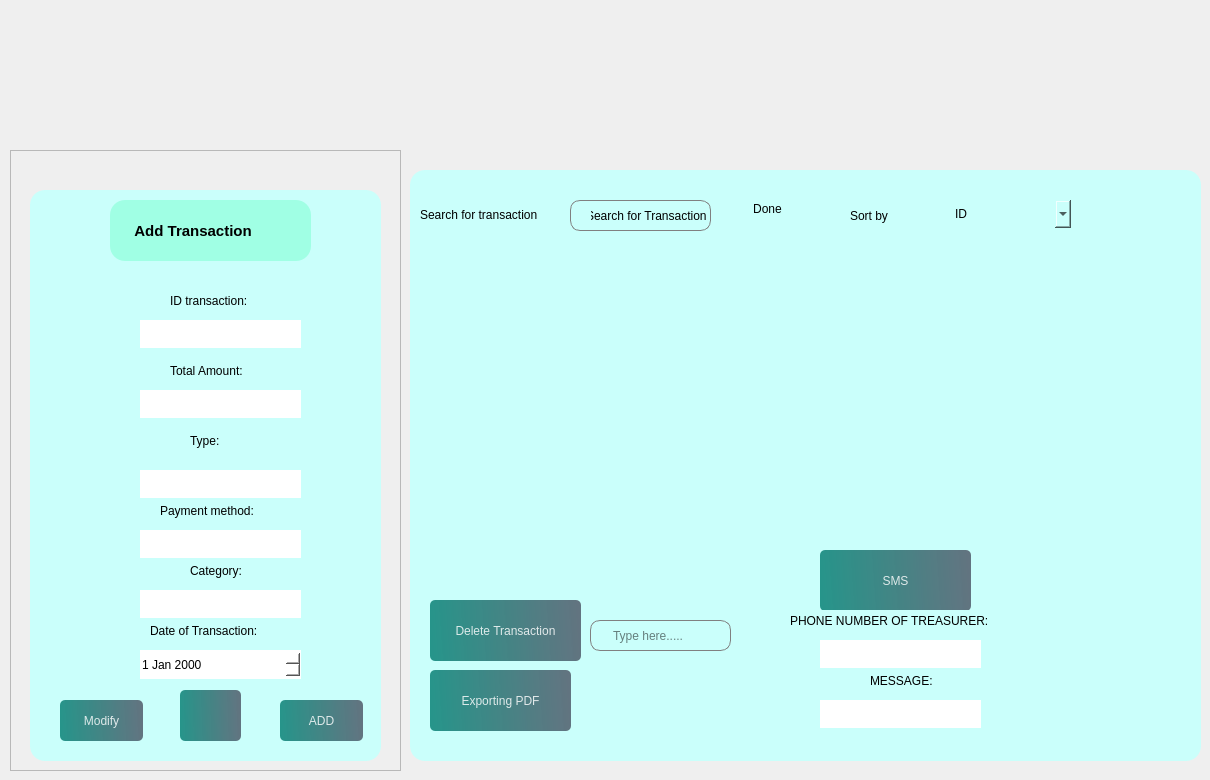
            <widget class="QWidget" name="a2">
             <widget class="QFrame" name="frame_14">
              <property name="geometry">
               <rect>
                <x>10</x>
                <y>150</y>
                <width>391</width>
                <height>621</height>
               </rect>
              </property>
              <property name="frameShape">
               <enum>QFrame::StyledPanel</enum>
              </property>
              <property name="frameShadow">
               <enum>QFrame::Raised</enum>
              </property>
              <widget class="QFrame" name="frame_15">
               <property name="geometry">
                <rect>
                 <x>20</x>
                 <y>40</y>
                 <width>351</width>
                 <height>571</height>
                </rect>
               </property>
               <property name="styleSheet">
                <string notr="true">
background-color: rgb(202, 255, 251);
border-radius:15px;
</string>
               </property>
               <property name="frameShape">
                <enum>QFrame::StyledPanel</enum>
               </property>
               <property name="frameShadow">
                <enum>QFrame::Raised</enum>
               </property>
               <widget class="QPushButton" name="add_transaction">
                <property name="geometry">
                 <rect>
                  <x>250</x>
                  <y>510</y>
                  <width>83</width>
                  <height>41</height>
                 </rect>
                </property>
                <property name="styleSheet">
                 <string notr="true">
#pushButton_21{
color: rgb(0, 0, 0);
}
QPushButton, #pushButton_29{
	background-color: qlineargradient(spread:pad, x1:0, y1:0.505682, x2:1, y2:0.477, stop:0 rgba(11, 131, 120, 219), stop:1 rgba(85, 98, 112, 226));
	color:rgba(255, 255, 255, 210);
	border-radius:5px;
}

QPushButton#pushButton_29:hover{
	background-color: qlineargradient(spread:pad, x1:0, y1:0.505682, x2:1, y2:0.477, stop:0 rgba(150, 123, 111, 219), stop:1 rgba(85, 81, 84, 226));
}

QPushButton#pushButton_29:pressed{
	padding-left:5px;
	padding-top:5px;
	background-color:rgba(150, 123, 111, 255);
}
</string>
                </property>
                <property name="text">
                 <string>ADD</string>
                </property>
                <property name="checkable">
                 <bool>true</bool>
                </property>
               </widget>
               <widget class="QLabel" name="label_29">
                <property name="geometry">
                 <rect>
                  <x>140</x>
                  <y>170</y>
                  <width>101</width>
                  <height>21</height>
                 </rect>
                </property>
                <property name="styleSheet">
                 <string notr="true">color: rgb(0, 0, 0);</string>
                </property>
                <property name="text">
                 <string>Total Amount:</string>
                </property>
               </widget>
               <widget class="QLabel" name="label_33">
                <property name="geometry">
                 <rect>
                  <x>160</x>
                  <y>240</y>
                  <width>91</width>
                  <height>21</height>
                 </rect>
                </property>
                <property name="styleSheet">
                 <string notr="true">color: rgb(0, 0, 0);</string>
                </property>
                <property name="text">
                 <string>Type:</string>
                </property>
               </widget>
               <widget class="QLabel" name="label_36">
                <property name="geometry">
                 <rect>
                  <x>130</x>
                  <y>310</y>
                  <width>121</width>
                  <height>21</height>
                 </rect>
                </property>
                <property name="styleSheet">
                 <string notr="true">color: rgb(0, 0, 0);</string>
                </property>
                <property name="text">
                 <string>Payment method:</string>
                </property>
               </widget>
               <widget class="QLabel" name="label_37">
                <property name="geometry">
                 <rect>
                  <x>160</x>
                  <y>370</y>
                  <width>91</width>
                  <height>21</height>
                 </rect>
                </property>
                <property name="styleSheet">
                 <string notr="true">color: rgb(0, 0, 0);</string>
                </property>
                <property name="text">
                 <string>Category:</string>
                </property>
               </widget>
               <widget class="QPushButton" name="pushButton_23">
                <property name="geometry">
                 <rect>
                  <x>150</x>
                  <y>500</y>
                  <width>61</width>
                  <height>51</height>
                 </rect>
                </property>
                <property name="styleSheet">
                 <string notr="true">
#pushButton_20{
color: rgb(0, 0, 0);
}
QPushButton, #pushButton_20{
	background-color: qlineargradient(spread:pad, x1:0, y1:0.505682, x2:1, y2:0.477, stop:0 rgba(11, 131, 120, 219), stop:1 rgba(85, 98, 112, 226));
	color:rgba(255, 255, 255, 210);
	border-radius:5px;
}

QPushButton#pushButton_20:hover{
	background-color: qlineargradient(spread:pad, x1:0, y1:0.505682, x2:1, y2:0.477, stop:0 rgba(150, 123, 111, 219), stop:1 rgba(85, 81, 84, 226));
}

QPushButton#pushButton_20:pressed{
	padding-left:5px;
	padding-top:5px;
	background-color:rgba(150, 123, 111, 255);
}
</string>
                </property>
                <property name="text">
                 <string/>
                </property>
                <property name="icon">
                 <iconset resource="resource.qrc">
                  <normaloff>:/img/img/trash-2.svg</normaloff>:/img/img/trash-2.svg</iconset>
                </property>
               </widget>
               <widget class="QLineEdit" name="lineEdit_totamount">
                <property name="geometry">
                 <rect>
                  <x>110</x>
                  <y>200</y>
                  <width>161</width>
                  <height>28</height>
                 </rect>
                </property>
                <property name="styleSheet">
                 <string notr="true">background-color: rgb(255, 255, 255);
color: rgb(0, 0, 0);</string>
                </property>
               </widget>
               <widget class="QLineEdit" name="lineEdit_payment">
                <property name="geometry">
                 <rect>
                  <x>110</x>
                  <y>340</y>
                  <width>161</width>
                  <height>28</height>
                 </rect>
                </property>
                <property name="styleSheet">
                 <string notr="true">background-color: rgb(255, 255, 255);
color: rgb(0, 0, 0);</string>
                </property>
               </widget>
               <widget class="QLineEdit" name="lineEdit_category">
                <property name="geometry">
                 <rect>
                  <x>110</x>
                  <y>400</y>
                  <width>161</width>
                  <height>28</height>
                 </rect>
                </property>
                <property name="styleSheet">
                 <string notr="true">background-color: rgb(255, 255, 255);
color: rgb(0, 0, 0);</string>
                </property>
               </widget>
               <widget class="QDateEdit" name="dateEdit_date">
                <property name="geometry">
                 <rect>
                  <x>110</x>
                  <y>460</y>
                  <width>161</width>
                  <height>29</height>
                 </rect>
                </property>
                <property name="styleSheet">
                 <string notr="true">color: rgb(0, 0, 0);
background-color: rgb(255, 255, 255);</string>
                </property>
               </widget>
               <widget class="QLabel" name="label_38">
                <property name="geometry">
                 <rect>
                  <x>120</x>
                  <y>430</y>
                  <width>141</width>
                  <height>21</height>
                 </rect>
                </property>
                <property name="styleSheet">
                 <string notr="true">color: rgb(0, 0, 0);</string>
                </property>
                <property name="text">
                 <string>Date of Transaction:</string>
                </property>
               </widget>
               <widget class="QLabel" name="label_24">
                <property name="geometry">
                 <rect>
                  <x>80</x>
                  <y>10</y>
                  <width>201</width>
                  <height>61</height>
                 </rect>
                </property>
                <property name="font">
                 <font>
                  <pointsize>11</pointsize>
                  <bold>true</bold>
                 </font>
                </property>
                <property name="styleSheet">
                 <string notr="true">color: rgb(0, 0, 0);
background-color: rgb(160, 255, 228);</string>
                </property>
                <property name="text">
                 <string>      Add Transaction </string>
                </property>
               </widget>
               <widget class="QPushButton" name="modif_trans">
                <property name="geometry">
                 <rect>
                  <x>30</x>
                  <y>510</y>
                  <width>83</width>
                  <height>41</height>
                 </rect>
                </property>
                <property name="styleSheet">
                 <string notr="true">
#pushButton_21{
color: rgb(0, 0, 0);
}
QPushButton, #pushButton_29{
	background-color: qlineargradient(spread:pad, x1:0, y1:0.505682, x2:1, y2:0.477, stop:0 rgba(11, 131, 120, 219), stop:1 rgba(85, 98, 112, 226));
	color:rgba(255, 255, 255, 210);
	border-radius:5px;
}

QPushButton#pushButton_29:hover{
	background-color: qlineargradient(spread:pad, x1:0, y1:0.505682, x2:1, y2:0.477, stop:0 rgba(150, 123, 111, 219), stop:1 rgba(85, 81, 84, 226));
}

QPushButton#pushButton_29:pressed{
	padding-left:5px;
	padding-top:5px;
	background-color:rgba(150, 123, 111, 255);
}
</string>
                </property>
                <property name="text">
                 <string>Modify</string>
                </property>
                <property name="checkable">
                 <bool>true</bool>
                </property>
               </widget>
               <widget class="QLineEdit" name="lineEdit_idtrans">
                <property name="geometry">
                 <rect>
                  <x>110</x>
                  <y>130</y>
                  <width>161</width>
                  <height>28</height>
                 </rect>
                </property>
                <property name="styleSheet">
                 <string notr="true">background-color: rgb(255, 255, 255);
color: rgb(0, 0, 0);</string>
                </property>
               </widget>
               <widget class="QLabel" name="label_63">
                <property name="geometry">
                 <rect>
                  <x>140</x>
                  <y>100</y>
                  <width>101</width>
                  <height>21</height>
                 </rect>
                </property>
                <property name="styleSheet">
                 <string notr="true">color: rgb(0, 0, 0);</string>
                </property>
                <property name="text">
                 <string>ID transaction:</string>
                </property>
               </widget>
               <widget class="QLineEdit" name="lineEdit_type">
                <property name="geometry">
                 <rect>
                  <x>110</x>
                  <y>280</y>
                  <width>161</width>
                  <height>28</height>
                 </rect>
                </property>
                <property name="styleSheet">
                 <string notr="true">background-color: rgb(255, 255, 255);
color: rgb(0, 0, 0);</string>
                </property>
               </widget>
              </widget>
             </widget>
             <widget class="QFrame" name="frame_16">
              <property name="geometry">
               <rect>
                <x>410</x>
                <y>170</y>
                <width>791</width>
                <height>591</height>
               </rect>
              </property>
              <property name="styleSheet">
               <string notr="true">
background-color: rgb(202, 255, 251);
border-radius:15px;
</string>
              </property>
              <property name="frameShape">
               <enum>QFrame::StyledPanel</enum>
              </property>
              <property name="frameShadow">
               <enum>QFrame::Raised</enum>
              </property>
              <widget class="QLabel" name="label_32">
               <property name="geometry">
                <rect>
                 <x>440</x>
                 <y>30</y>
                 <width>131</width>
                 <height>31</height>
                </rect>
               </property>
               <property name="styleSheet">
                <string notr="true">color: rgb(0, 0, 0);</string>
               </property>
               <property name="text">
                <string>Sort by</string>
               </property>
              </widget>
              <widget class="QLabel" name="label_31">
               <property name="geometry">
                <rect>
                 <x>10</x>
                 <y>29</y>
                 <width>151</width>
                 <height>31</height>
                </rect>
               </property>
               <property name="styleSheet">
                <string notr="true">color: rgb(0, 0, 0);</string>
               </property>
               <property name="text">
                <string>Search for transaction</string>
               </property>
              </widget>
              <widget class="QComboBox" name="comboBox_triertrans">
               <property name="geometry">
                <rect>
                 <x>540</x>
                 <y>30</y>
                 <width>121</width>
                 <height>28</height>
                </rect>
               </property>
               <property name="styleSheet">
                <string notr="true">color: rgb(0, 0, 0);</string>
               </property>
               <item>
                <property name="text">
                 <string>ID</string>
                </property>
               </item>
               <item>
                <property name="text">
                 <string>Total Amount</string>
                </property>
               </item>
               <item>
                <property name="text">
                 <string>Date transaction</string>
                </property>
               </item>
              </widget>
              <widget class="QPushButton" name="pushButton_donesearch">
               <property name="geometry">
                <rect>
                 <x>322</x>
                 <y>18</y>
                 <width>71</width>
                 <height>41</height>
                </rect>
               </property>
               <property name="styleSheet">
                <string notr="true">QPushButton, #pushButton_4 {
    background-color: qlineargradient(spread:pad, x1:0, y1:0.505682, x2:1, y2:0.477, 
        stop:0 rgba(11, 131, 120, 219), stop:1 rgba(85, 98, 112, 226));
    color: rgba(255, 255, 255, 210);
    border-radius: 5px;
    transition: background-color 0.3s ease-in-out; /* Transition effect */
}

QPushButton#pushButton_4:hover {
    background-color: qlineargradient(spread:pad, x1:0, y1:0.505682, x2:1, y2:0.477, 
        stop:0 rgba(150, 123, 111, 219), stop:1 rgba(85, 81, 84, 226));
}

QPushButton#pushButton_4:pressed {
    padding-left: 5px;
    padding-top: 5px;
    background-color: rgba(150, 123, 111, 255);
    transition: background-color 0.1s ease-out; /* Faster transition when pressed */
}



color: rgb(0, 0, 0);</string>
               </property>
               <property name="text">
                <string>Done</string>
               </property>
              </widget>
              <widget class="QLineEdit" name="edit_search">
               <property name="geometry">
                <rect>
                 <x>160</x>
                 <y>30</y>
                 <width>141</width>
                 <height>31</height>
                </rect>
               </property>
               <property name="minimumSize">
                <size>
                 <width>0</width>
                 <height>31</height>
                </size>
               </property>
               <property name="styleSheet">
                <string notr="true">QLineEdit{
	padding-left: 20px;
	border: 1px solid gray;	
	border-radius: 10px;
color: rgb(0, 0, 0);

}
</string>
               </property>
               <property name="text">
                <string>Search for Transaction</string>
               </property>
               <property name="placeholderText">
                <string>Type here.....</string>
               </property>
              </widget>
              <widget class="QLineEdit" name="edit_iddelete">
               <property name="geometry">
                <rect>
                 <x>180</x>
                 <y>450</y>
                 <width>141</width>
                 <height>31</height>
                </rect>
               </property>
               <property name="minimumSize">
                <size>
                 <width>0</width>
                 <height>31</height>
                </size>
               </property>
               <property name="styleSheet">
                <string notr="true">QLineEdit{
	padding-left: 20px;
	border: 1px solid gray;	
	border-radius: 10px;
color: rgb(0, 0, 0);

}
</string>
               </property>
               <property name="placeholderText">
                <string>Type here.....</string>
               </property>
              </widget>
              <widget class="QLabel" name="label_49">
               <property name="geometry">
                <rect>
                 <x>230</x>
                 <y>510</y>
                 <width>31</width>
                 <height>41</height>
                </rect>
               </property>
               <property name="text">
                <string/>
               </property>
               <property name="pixmap">
                <pixmap resource="resource.qrc">:/img/img/download.svg</pixmap>
               </property>
              </widget>
              <widget class="QPushButton" name="pushButton_delete">
               <property name="geometry">
                <rect>
                 <x>20</x>
                 <y>430</y>
                 <width>151</width>
                 <height>61</height>
                </rect>
               </property>
               <property name="styleSheet">
                <string notr="true">
#pushButton_21{
color: rgb(0, 0, 0);
}
QPushButton, #pushButton_21{
	background-color: qlineargradient(spread:pad, x1:0, y1:0.505682, x2:1, y2:0.477, stop:0 rgba(11, 131, 120, 219), stop:1 rgba(85, 98, 112, 226));
	color:rgba(255, 255, 255, 210);
	border-radius:5px;
}

QPushButton#pushButton_21:hover{
	background-color: qlineargradient(spread:pad, x1:0, y1:0.505682, x2:1, y2:0.477, stop:0 rgba(150, 123, 111, 219), stop:1 rgba(85, 81, 84, 226));
}

QPushButton#pushButton_21:pressed{
	padding-left:5px;
	padding-top:5px;
	background-color:rgba(150, 123, 111, 255);
}
</string>
               </property>
               <property name="text">
                <string>Delete Transaction</string>
               </property>
              </widget>
              <widget class="QPushButton" name="pushButton_exporterpdf">
               <property name="geometry">
                <rect>
                 <x>20</x>
                 <y>500</y>
                 <width>141</width>
                 <height>61</height>
                </rect>
               </property>
               <property name="styleSheet">
                <string notr="true">
#pushButton_21{
color: rgb(0, 0, 0);
}
QPushButton, #pushButton_29{
	background-color: qlineargradient(spread:pad, x1:0, y1:0.505682, x2:1, y2:0.477, stop:0 rgba(11, 131, 120, 219), stop:1 rgba(85, 98, 112, 226));
	color:rgba(255, 255, 255, 210);
	border-radius:5px;
}

QPushButton#pushButton_29:hover{
	background-color: qlineargradient(spread:pad, x1:0, y1:0.505682, x2:1, y2:0.477, stop:0 rgba(150, 123, 111, 219), stop:1 rgba(85, 81, 84, 226));
}

QPushButton#pushButton_29:pressed{
	padding-left:5px;
	padding-top:5px;
	background-color:rgba(150, 123, 111, 255);
}
</string>
               </property>
               <property name="text">
                <string>Exporting PDF</string>
               </property>
              </widget>
              <widget class="QTableView" name="tableView">
               <property name="geometry">
                <rect>
                 <x>25</x>
                 <y>91</y>
                 <width>681</width>
                 <height>281</height>
                </rect>
               </property>
               <property name="styleSheet">
                <string notr="true">color: rgb(0, 0, 0);
font: 700 italic 10pt &quot;Segoe UI&quot;;</string>
               </property>
              </widget>
              <widget class="QPushButton" name="pushButton_SMS">
               <property name="geometry">
                <rect>
                 <x>410</x>
                 <y>380</y>
                 <width>151</width>
                 <height>61</height>
                </rect>
               </property>
               <property name="styleSheet">
                <string notr="true">
#pushButton_21{
color: rgb(0, 0, 0);
}
QPushButton, #pushButton_21{
	background-color: qlineargradient(spread:pad, x1:0, y1:0.505682, x2:1, y2:0.477, stop:0 rgba(11, 131, 120, 219), stop:1 rgba(85, 98, 112, 226));
	color:rgba(255, 255, 255, 210);
	border-radius:5px;
}

QPushButton#pushButton_21:hover{
	background-color: qlineargradient(spread:pad, x1:0, y1:0.505682, x2:1, y2:0.477, stop:0 rgba(150, 123, 111, 219), stop:1 rgba(85, 81, 84, 226));
}

QPushButton#pushButton_21:pressed{
	padding-left:5px;
	padding-top:5px;
	background-color:rgba(150, 123, 111, 255);
}
</string>
               </property>
               <property name="text">
                <string>SMS</string>
               </property>
              </widget>
              <widget class="QLineEdit" name="lineEdit_category_2">
               <property name="geometry">
                <rect>
                 <x>410</x>
                 <y>470</y>
                 <width>161</width>
                 <height>28</height>
                </rect>
               </property>
               <property name="styleSheet">
                <string notr="true">background-color: rgb(255, 255, 255);
color: rgb(0, 0, 0);</string>
               </property>
              </widget>
              <widget class="QLineEdit" name="lineEdit_category_3">
               <property name="geometry">
                <rect>
                 <x>410</x>
                 <y>530</y>
                 <width>161</width>
                 <height>28</height>
                </rect>
               </property>
               <property name="styleSheet">
                <string notr="true">background-color: rgb(255, 255, 255);
color: rgb(0, 0, 0);</string>
               </property>
              </widget>
              <widget class="QLabel" name="label_76">
               <property name="geometry">
                <rect>
                 <x>380</x>
                 <y>440</y>
                 <width>221</width>
                 <height>21</height>
                </rect>
               </property>
               <property name="styleSheet">
                <string notr="true">color: rgb(0, 0, 0);</string>
               </property>
               <property name="text">
                <string>PHONE NUMBER OF TREASURER:</string>
               </property>
              </widget>
              <widget class="QLabel" name="label_77">
               <property name="geometry">
                <rect>
                 <x>460</x>
                 <y>500</y>
                 <width>91</width>
                 <height>21</height>
                </rect>
               </property>
               <property name="styleSheet">
                <string notr="true">color: rgb(0, 0, 0);</string>
               </property>
               <property name="text">
                <string>MESSAGE:</string>
               </property>
              </widget>
             </widget>
             <widget class="QLabel" name="pic1_4">
              <property name="geometry">
               <rect>
                <x>180</x>
                <y>10</y>
                <width>591</width>
                <height>151</height>
               </rect>
              </property>
              <property name="text">
               <string/>
              </property>
              <property name="pixmap">
               <pixmap>img/Nouveau dossier/aze.png</pixmap>
              </property>
             </widget>
            </widget>
